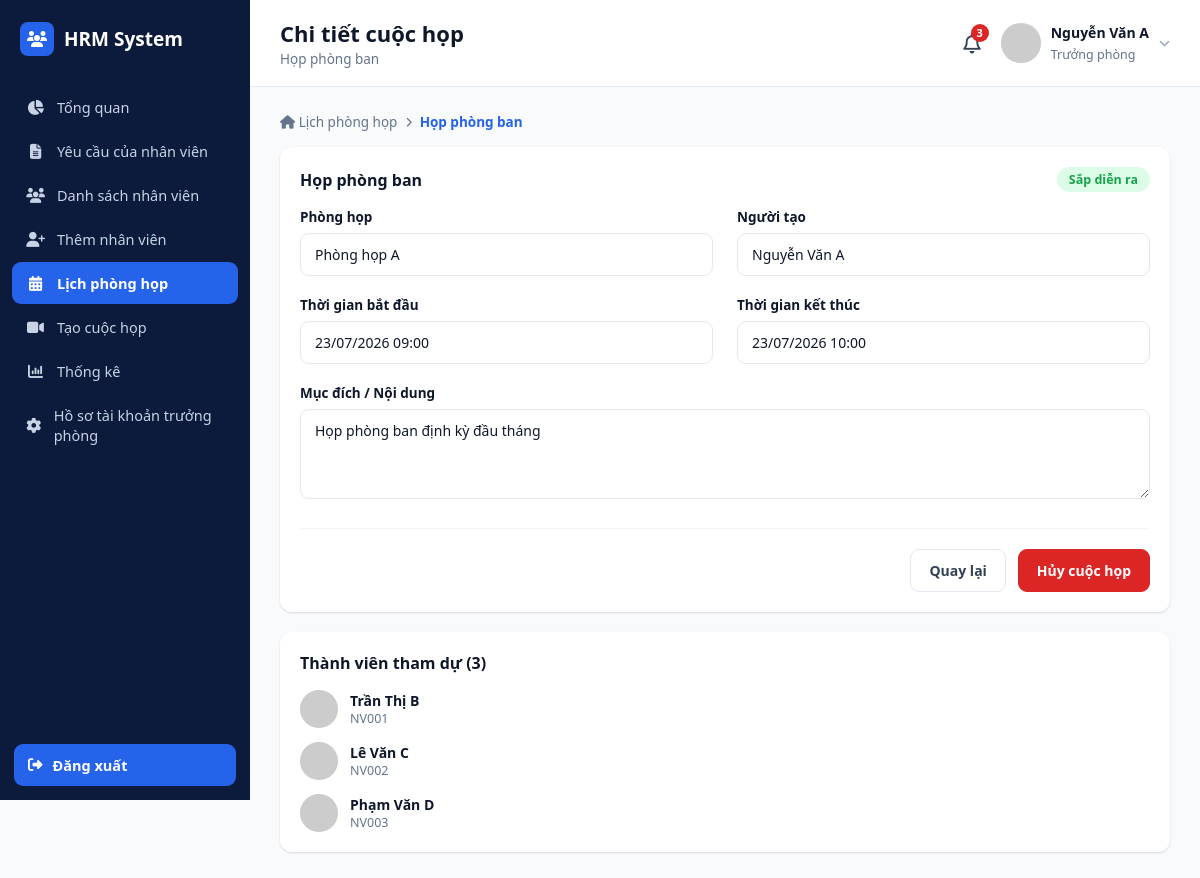
Page /meeting_view.php?id=1 (signed in) on the committed database.
### tables this page shows
CREATE TABLE cuoc_hop (
    id INT AUTO_INCREMENT PRIMARY KEY,
    tieu_de VARCHAR(255) NOT NULL,
    noi_dung TEXT,
    phong_hop_id INT DEFAULT NULL,
    thoi_gian_bat_dau DATETIME NOT NULL,
    thoi_gian_ket_thuc DATETIME NOT NULL,
    nhac_nho VARCHAR(50) DEFAULT NULL,
    ghi_chu TEXT,
    quyen_truy_cap VARCHAR(50) DEFAULT 'Chỉ thành viên được mời',
    tep_dinh_kem VARCHAR(255) DEFAULT NULL,
    nguoi_tao_id INT DEFAULT NULL,
    trang_thai ENUM('Sắp diễn ra','Đã diễn ra','Đã hủy') NOT NULL DEFAULT 'Sắp diễn ra',
    created_at TIMESTAMP DEFAULT CURRENT_TIMESTAMP,
    FOREIGN KEY (phong_hop_id) REFERENCES phong_hop(id) ON DELETE SET NULL,
    FOREIGN KEY (nguoi_tao_id) REFERENCES nhan_vien(id) ON DELETE SET NULL
);

CREATE TABLE nhan_vien (
    id INT AUTO_INCREMENT PRIMARY KEY,
    ma_nv VARCHAR(20) NOT NULL UNIQUE,
    ho_ten VARCHAR(100) NOT NULL,
    email VARCHAR(100) NOT NULL UNIQUE,
    mat_khau VARCHAR(255) NOT NULL,
    sdt VARCHAR(20) DEFAULT NULL,
    chuc_vu ENUM('Nhân viên','Trưởng phòng') NOT NULL DEFAULT 'Nhân viên',
    gioi_tinh ENUM('Nam','Nữ','Khác') DEFAULT 'Nam',
    ngay_sinh DATE DEFAULT NULL,
    ngay_vao_lam DATE DEFAULT NULL,
    dia_chi TEXT,
    phong_ban_id INT DEFAULT NULL,
    avatar VARCHAR(255) DEFAULT NULL,
    trang_thai ENUM('Hoạt động','Nghỉ việc') NOT NULL DEFAULT 'Hoạt động',
    cccd VARCHAR(20) DEFAULT NULL,
    ngay_cap DATE DEFAULT NULL,
    noi_cap VARCHAR(150) DEFAULT NULL,
    tinh_trang_hon_nhan VARCHAR(50) DEFAULT NULL,
    quoc_tich VARCHAR(50) DEFAULT 'Việt Nam',
    ghi_chu TEXT,
    created_at TIMESTAMP DEFAULT CURRENT_TIMESTAMP,
    FOREIGN KEY (phong_ban_id) REFERENCES phong_ban(id) ON DELETE SET NULL
);

CREATE TABLE phong_hop (
    id INT AUTO_INCREMENT PRIMARY KEY,
    ten_phong VARCHAR(100) NOT NULL
);

### includes/auth.php (called while the page is built, shortened)
<?php
require_once __DIR__ . '/../config/db.php';
function require_manager()
{
    $u = current_user();
}
function current_user()
{
    global $pdo;
    static $user = null;
    if ($user !== null) {
        return $user;
    }
    $stmt = $pdo->prepare('SELECT nv.*, pb.ten_phong_ban FROM nhan_vien nv
                            LEFT JOIN phong_ban pb ON pb.id = nv.phong_ban_id
                            WHERE nv.id = ?');
    $stmt->execute([$_SESSION['user_id']]);
    $user = $stmt->fetch();
    return $user;
}
function format_date($date, $withTime = false)
{
    $ts = strtotime($date);
    return $withTime ? date('d/m/Y H:i', $ts) : date('d/m/Y', $ts);
}
function e($str)
{
    return htmlspecialchars($str ?? '', ENT_QUOTES, 'UTF-8');
}

### meeting_view.php (the view, shortened to what this page needs)
<?php
require_once __DIR__ . '/includes/auth.php';
require_manager();
$id = (int)($_GET['id'] ?? 0);
$stmt = $pdo->prepare("SELECT ch.*, ph.ten_phong, nv.ho_ten as nguoi_tao FROM cuoc_hop ch
                        LEFT JOIN phong_hop ph ON ph.id = ch.phong_hop_id
                        LEFT JOIN nhan_vien nv ON nv.id = ch.nguoi_tao_id
                        WHERE ch.id = ?");
$stmt->execute([$id]);
$meeting = $stmt->fetch();
$attendees = $pdo->prepare("SELECT nv.* FROM cuoc_hop_thanh_vien cv
                             JOIN nhan_vien nv ON nv.id = cv.nhan_vien_id WHERE cv.cuoc_hop_id = ?");
$attendees->execute([$id]);
$attendees = $attendees->fetchAll();
$page_title = 'Chi tiết cuộc họp';
$page_subtitle = $meeting['tieu_de'];
include __DIR__ . '/includes/head_meta.php';
?>
<div class="app">
    <?php include __DIR__ . '/includes/sidebar.php'; ?>
    <div class="main">
        <?php include __DIR__ . '/includes/header.php'; ?>
        <div class="content">
            <div class="breadcrumb">
                <a href="calendar.php"><i class="fa-solid fa-house"></i> Lịch phòng họp</a> <i class="fa-solid fa-chevron-right" style="font-size:10px;"></i>
                <span class="cur"><?= e($meeting['tieu_de']) ?></span>
            </div>
            <div class="grid-2">
                <div class="panel">
                    <div class="head-row">
                        <h3><?= e($meeting['tieu_de']) ?></h3>
                        <span class="badge-status <?= $meeting['trang_thai']==='Đã hủy'?'inactive':'active' ?>"><?= e($meeting['trang_thai']) ?></span>
                    </div>
                    <div class="form-grid">
                        <div class="form-group"><label>Phòng họp</label><input value="<?= e($meeting['ten_phong'] ?? '—') ?>" disabled></div>
                        <div class="form-group"><label>Người tạo</label><input value="<?= e($meeting['nguoi_tao'] ?? '—') ?>" disabled></div>
                        <div class="form-group"><label>Thời gian bắt đầu</label><input value="<?= format_date($meeting['thoi_gian_bat_dau'], true) ?>" disabled></div>
                        <div class="form-group"><label>Thời gian kết thúc</label><input value="<?= format_date($meeting['thoi_gian_ket_thuc'], true) ?>" disabled></div>
                        <div class="form-group" style="grid-column:1/-1;"><label>Mục đích / Nội dung</label><textarea disabled><?= e($meeting['noi_dung']) ?></textarea></div>
                    </div>
                    <?php if ($meeting['trang_thai'] !== 'Đã hủy'): ?>
                    <form method="POST" onsubmit="return confirm('Bạn có chắc chắn muốn hủy cuộc họp này?');">
                        <div class="form-actions">
                            <a href="calendar.php" class="btn">Quay lại</a>
                            <button type="submit" class="btn btn-danger">Hủy cuộc họp</button>
                        </div>
                    </form>
                    <?php else: ?>
                        <div class="form-actions"><a href="calendar.php" class="btn">Quay lại</a></div>
                    <?php endif; ?>
                </div>
                <div class="panel">
                    <h3>Thành viên tham dự (<?= count($attendees) ?>)</h3>
                    <div class="mini-list">
                        <?php foreach ($attendees as $a): ?>
                            <div class="mini-item person">
                                <img src="<?= !empty($a['avatar']) ? 'uploads/avatars/'.e($a['avatar']) : 'https://ui-avatars.com/api/?background=2563eb&color=fff&name='.urlencode($a['ho_ten']) ?>">
                                <div class="txt"><b><?= e($a['ho_ten']) ?></b><span><?= e($a['ma_nv']) ?></span></div>
                            </div>
                        <?php endforeach; ?>
                    </div>
                </div>
            </div>
        </div>
    </div>
</div>
</body>
</html>

### includes/header.php (shortened to what this page needs)
<?php
$u = current_user();
$avatar = !empty($u['avatar']) ? 'uploads/avatars/' . $u['avatar'] : 'assets/img/avatar-default.png';
?>
<header class="topbar">
    <div class="title-block">
        <h1><?= e($page_title ?? '') ?></h1>
        <p><?= e($page_subtitle ?? '') ?></p>
    </div>
    <div class="right">
        <div class="bell"><i class="fa-regular fa-bell"></i><span class="badge">3</span></div>
        <div class="user" id="userMenuBtn">
            <img src="<?= e($avatar) ?>" alt="avatar" onerror="this.src='https://ui-avatars.com/api/?background=2563eb&color=fff&name=<?= urlencode($u['ho_ten'] ?? 'User') ?>'">
            <div class="info">
                <b><?= e($u['ho_ten'] ?? '') ?></b>
                <span><?= e($u['chuc_vu'] ?? '') ?></span>
            </div>
            <i class="fa-solid fa-chevron-down" style="font-size:11px;color:#94a3b8;"></i>
        </div>
    </div>
</header>

### assets/css/style.css (style rules this page uses)
:root { --navy:#0c1a3b; --navy-light:#13234f; --blue:#2563eb; --blue-dark:#1d4ed8; --green:#16a34a; --green-bg:#dcfce7; --red:#dc2626; --red-bg:#fee2e2; --orange:#f59e0b; --orange-bg:#fef3c7; --purple:#7c3aed; --purple-bg:#ede9fe; --gray-50:#f8fafc; --gray-100:#f1f5f9; --gray-200:#e2e8f0; --gray-300:#cbd5e1; --gray-500:#64748b; --gray-700:#334155; --gray-900:#0f172a; --radius:12px; --shadow:0 1px 3px rgba(15,23,42,.08), 0 1px 2px rgba(15,23,42,.06); }
* { box-sizing:border-box; }
body { margin:0; font-family:'Segoe UI',Roboto,Helvetica,Arial,sans-serif; background:var(--gray-50); color:var(--gray-900); }
a { text-decoration:none;color:inherit; }
button { font-family:inherit;cursor:pointer; }
input,select,textarea { font-family:inherit; }
.app { display:flex;min-height:100vh; }
.main { flex:1;min-width:0;display:flex;flex-direction:column; }
.topbar { display:flex;align-items:center;justify-content:space-between; padding:18px 30px;background:#fff;border-bottom:1px solid var(--gray-200); position:sticky;top:0;z-index:20; }
.topbar .title-block h1 { font-size:22px;margin:0 0 2px;font-weight:700; }
.topbar .title-block p { margin:0;color:var(--gray-500);font-size:13.5px; }
.topbar .right { display:flex;align-items:center;gap:20px; }
.topbar .bell { position:relative;font-size:20px;color:var(--gray-700);cursor:pointer; }
.topbar .bell .badge { position:absolute;top:-6px;right:-8px;background:var(--red);color:#fff; font-size:11px;border-radius:50%;width:18px;height:18px;display:flex; align-items:center;justify-content:center;font-weight:700; }
.topbar .user { display:flex;align-items:center;gap:10px;cursor:pointer;position:relative; }
.topbar .user img { width:40px;height:40px;border-radius:50%;object-fit:cover;background:var(--gray-200); }
.topbar .user .info b { display:block;font-size:14px; }
.topbar .user .info span { font-size:12.5px;color:var(--gray-500); }
.content { padding:26px 30px;flex:1; }
.panel { background:#fff;border-radius:var(--radius);box-shadow:var(--shadow);padding:20px; }
.panel h3 { margin:0 0 16px;font-size:16px;font-weight:700; }
.panel .head-row { display:flex;align-items:center;justify-content:space-between;margin-bottom:16px; }
.panel .head-row h3 { margin:0; }
.grid-2 { display:grid;grid-template-columns:2fr 1fr;gap:20px; }
.mini-list { display:flex;flex-direction:column;gap:14px; }
.mini-item { display:flex;gap:12px;align-items:flex-start; }
.mini-item .txt b { display:block;font-size:14px; }
.mini-item .txt span { font-size:12.5px;color:var(--gray-500); }
.mini-item.person { align-items:center; }
.mini-item.person img { width:38px;height:38px;border-radius:50%;object-fit:cover;background:var(--gray-200); }
.mini-item.person .txt { display:flex;flex-direction:column; }
.badge-status { padding:4px 12px;border-radius:20px;font-size:12.5px;font-weight:600;display:inline-block; }
.badge-status.active,.badge-status.approved { background:var(--green-bg);color:var(--green); }
.select-box select,.form-group select,.form-group input,.form-group textarea { width:100%;padding:11px 14px;border:1px solid var(--gray-200);border-radius:9px;font-size:14px;background:#fff;color:var(--gray-900); }
.btn { padding:11px 18px;border-radius:9px;border:1px solid var(--gray-200);background:#fff;font-size:14px;font-weight:600; display:inline-flex;align-items:center;gap:8px;color:var(--gray-700); }
.btn-danger { background:var(--red);color:#fff;border-color:var(--red); }
.form-grid { display:grid;grid-template-columns:1fr 1fr;gap:20px 24px; }
.form-group { margin-bottom:0; }
.form-group label { display:block;font-size:13.5px;font-weight:600;margin-bottom:7px; }
.form-group textarea { resize:vertical;min-height:90px; }
.form-actions { display:flex;justify-content:flex-end;gap:12px;margin-top:24px;padding-top:20px;border-top:1px solid var(--gray-100); }
.breadcrumb { display:flex;align-items:center;gap:8px;font-size:13.5px;color:var(--gray-500);margin-bottom:16px; }
.breadcrumb a { color:var(--gray-500); }
.breadcrumb .cur { color:var(--blue);font-weight:600; }
@media (max-width:1200px) { .grid-2,.grid-3,.grid-2-eq { grid-template-columns:1fr; } }

### rows in the picture
cuoc_hop: tieu_de "Họp phòng ban", trang_thai "Sắp diễn ra", phong_hop.ten_phong "Phòng họp A", nguoi_tao.ho_ten "Nguyễn Văn A", thoi_gian_bat_dau "23/07/2026 09:00", thoi_gian_ket_thuc "23/07/2026 10:00", noi_dung "Họp phòng ban định kỳ đầu tháng"
nhan_vien: ho_ten "Nguyễn Văn A", chuc_vu "Trưởng phòng"
nhan_vien: ho_ten "Trần Thị B", ma_nv "NV001"
nhan_vien: ho_ten "Lê Văn C", ma_nv "NV002"
nhan_vien: ho_ten "Phạm Văn D", ma_nv "NV003"

### other values in the picture
$__sidebarMenuItem['label'] "Tổng quan"
$__sidebarMenuItem['label'] "Yêu cầu của nhân viên"
$__sidebarMenuItem['label'] "Danh sách nhân viên"
$__sidebarMenuItem['label'] "Thêm nhân viên"
$__sidebarMenuItem['label'] "Lịch phòng họp"
$__sidebarMenuItem['label'] "Tạo cuộc họp"
$__sidebarMenuItem['label'] "Thống kê"
$__sidebarMenuItem['label'] "Hồ sơ tài khoản trưởng phòng"
$page_title "Chi tiết cuộc họp"
count($attendees) "3"
